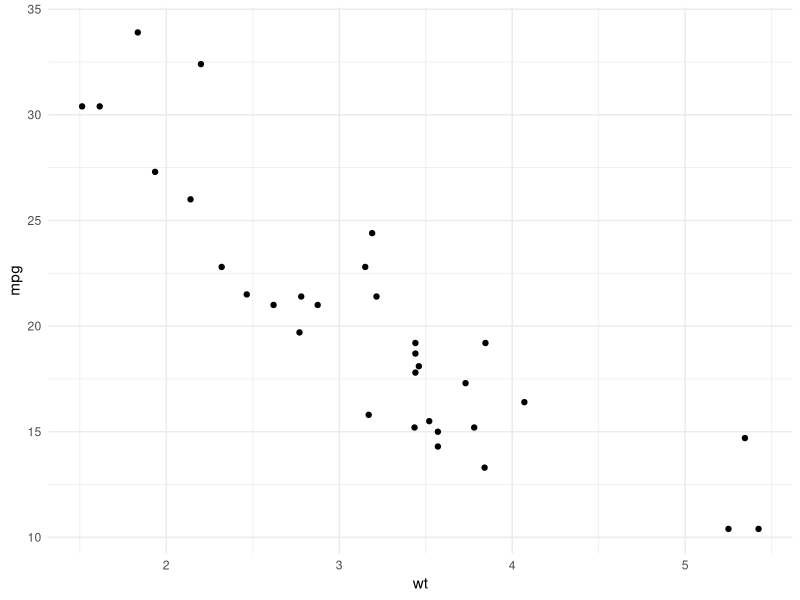
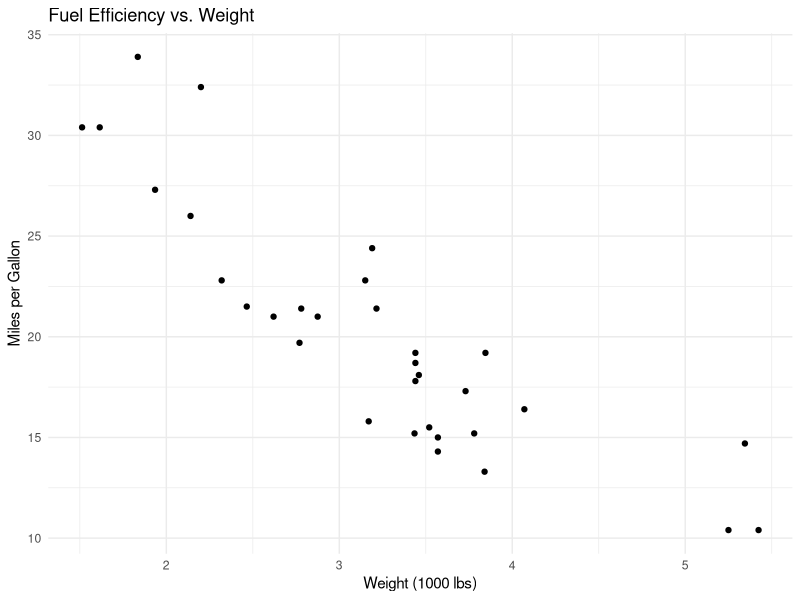
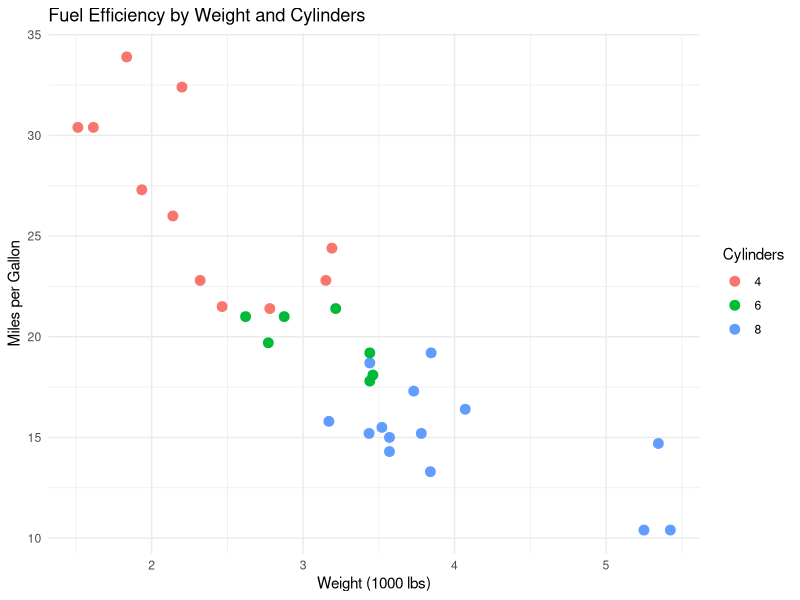
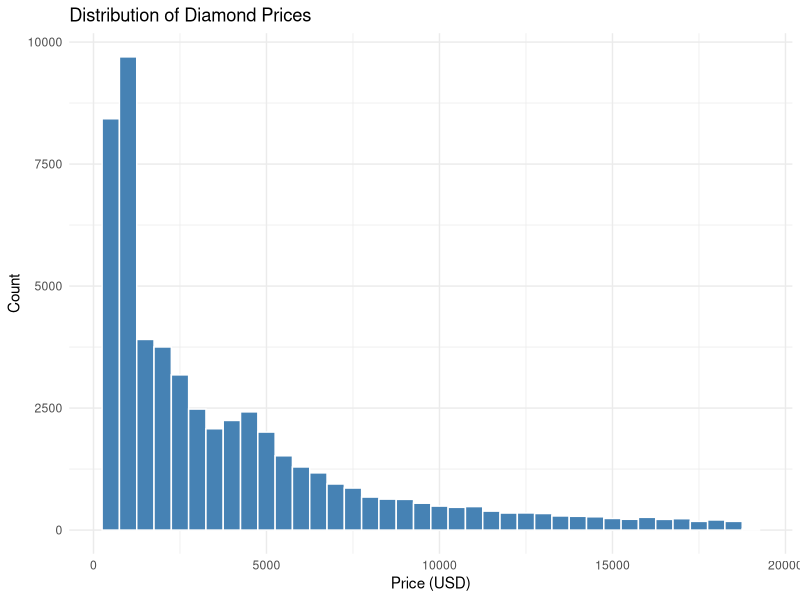
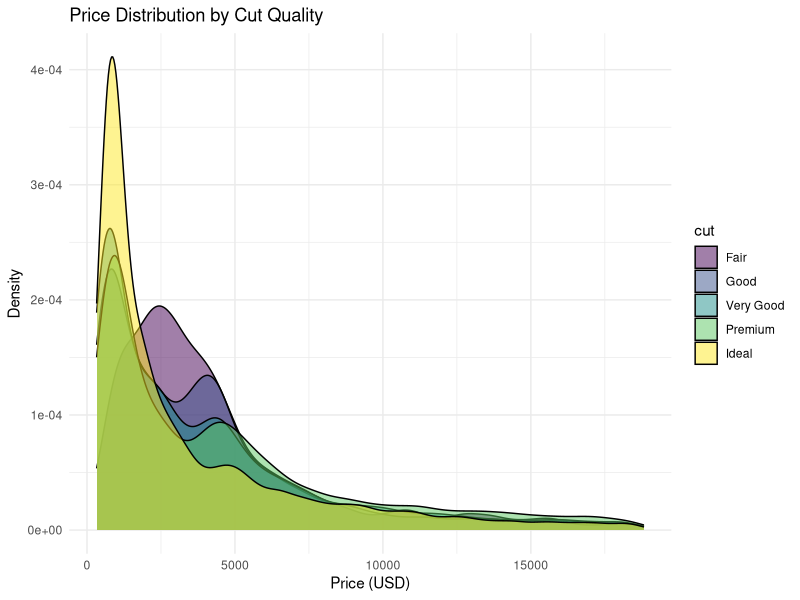
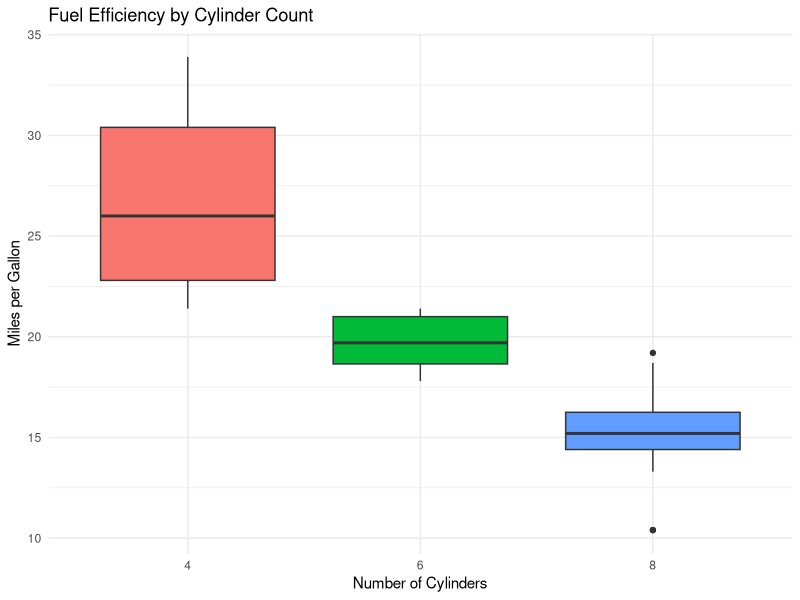
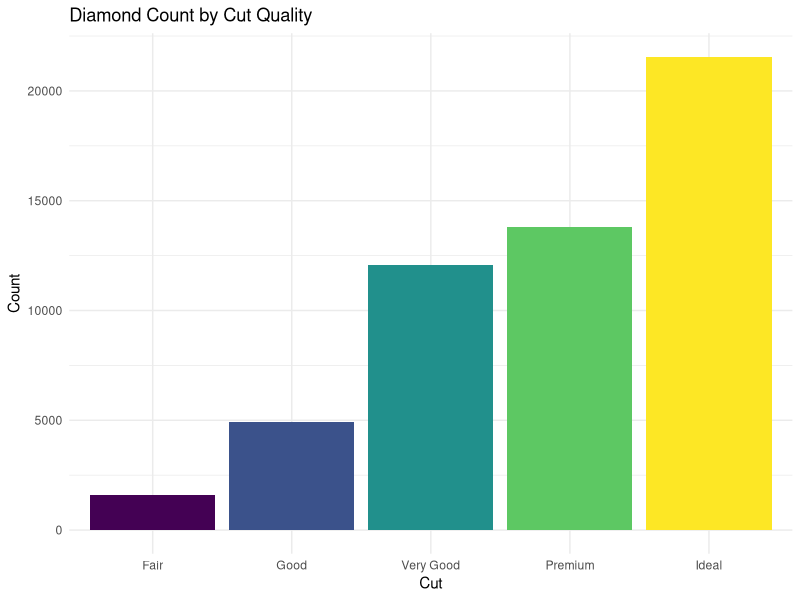
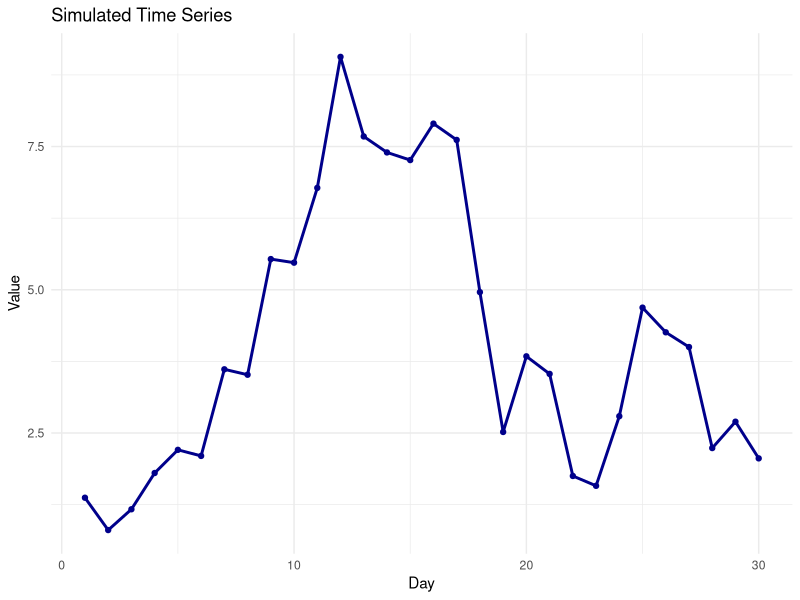

Write the R code that produced these figures, in order.
## ---- chunk 1
#| label: setup
#| include: false
library(tidyverse)
library(dslabs)
theme_set(theme_minimal())
## ---- chunk 2
#| label: basic-ggplot

# Start with data and aesthetics
ggplot(data = mtcars, aes(x = wt, y = mpg)) +
  # Add a geometry layer
  geom_point()
## ---- chunk 3
#| label: fig-scatter
#| fig-cap: "Relationship between car weight and fuel efficiency"

ggplot(mtcars, aes(x = wt, y = mpg)) +
  geom_point() +
  labs(
    title = "Fuel Efficiency vs. Weight",
    x = "Weight (1000 lbs)",
    y = "Miles per Gallon"
  )
## ---- chunk 4
#| label: fig-scatter-color
#| fig-cap: "Scatter plot with color representing cylinders"

ggplot(mtcars, aes(x = wt, y = mpg, color = factor(cyl))) +
  geom_point(size = 3) +
  labs(
    title = "Fuel Efficiency by Weight and Cylinders",
    x = "Weight (1000 lbs)",
    y = "Miles per Gallon",
    color = "Cylinders"
  )
## ---- chunk 5
#| label: fig-histogram
#| fig-cap: "Distribution of diamond prices"

ggplot(diamonds, aes(x = price)) +
  geom_histogram(binwidth = 500, fill = "steelblue", color = "white") +
  labs(
    title = "Distribution of Diamond Prices",
    x = "Price (USD)",
    y = "Count"
  )
## ---- chunk 6
#| label: fig-density
#| fig-cap: "Density plot comparing distributions by cut quality"

ggplot(diamonds, aes(x = price, fill = cut)) +
  geom_density(alpha = 0.5) +
  labs(
    title = "Price Distribution by Cut Quality",
    x = "Price (USD)",
    y = "Density"
  )
## ---- chunk 7
#| label: fig-boxplot
#| fig-cap: "Fuel efficiency by number of cylinders"

ggplot(mtcars, aes(x = factor(cyl), y = mpg, fill = factor(cyl))) +
  geom_boxplot(show.legend = FALSE) +
  labs(
    title = "Fuel Efficiency by Cylinder Count",
    x = "Number of Cylinders",
    y = "Miles per Gallon"
  )
## ---- chunk 8
#| label: fig-bar
#| fig-cap: "Count of diamonds by cut quality"

ggplot(diamonds, aes(x = cut, fill = cut)) +
  geom_bar(show.legend = FALSE) +
  labs(
    title = "Diamond Count by Cut Quality",
    x = "Cut",
    y = "Count"
  )
## ---- chunk 9
#| label: fig-line
#| fig-cap: "Example line plot"

# Create sample time series data
set.seed(42)
time_data <- tibble(
  day = 1:30,
  value = cumsum(rnorm(30))
)

ggplot(time_data, aes(x = day, y = value)) +
  geom_line(color = "darkblue", linewidth = 1) +
  geom_point(color = "darkblue") +
  labs(
    title = "Simulated Time Series",
    x = "Day",
    y = "Value"
  )
## ---- chunk 10
#| label: fig-combined
#| fig-cap: "Scatter plot with trend line"

ggplot(mtcars, aes(x = wt, y = mpg)) +
  geom_point(aes(color = factor(cyl)), size = 3) +
  geom_smooth(method = "lm", se = TRUE, color = "black") +
  labs(
    title = "Weight vs. MPG with Linear Trend",
    x = "Weight (1000 lbs)",
    y = "Miles per Gallon",
    color = "Cylinders"
  )
## ---- chunk 11
#| label: fig-facet-wrap
#| fig-cap: "MPG vs weight, faceted by cylinder count"

ggplot(mtcars, aes(x = wt, y = mpg)) +
  geom_point() +
  geom_smooth(method = "lm", se = FALSE) +
  facet_wrap(~cyl) +
  labs(
    title = "Fuel Efficiency by Weight (Panels by Cylinders)",
    x = "Weight (1000 lbs)",
    y = "Miles per Gallon"
  )
## ---- chunk 12
#| label: fig-facet-grid
#| fig-cap: "Two-dimensional faceting"

ggplot(mtcars, aes(x = wt, y = mpg)) +
  geom_point() +
  facet_grid(am ~ cyl, labeller = labeller(
    am = c("0" = "Automatic", "1" = "Manual"),
    cyl = c("4" = "4 cyl", "6" = "6 cyl", "8" = "8 cyl")
  )) +
  labs(
    title = "MPG by Weight, Transmission, and Cylinders",
    x = "Weight (1000 lbs)",
    y = "Miles per Gallon"
  )
## ---- chunk 13
#| label: fig-labels
#| fig-cap: "Plot with comprehensive labels"

ggplot(mtcars, aes(x = wt, y = mpg)) +
  geom_point() +
  labs(
    title = "Car Fuel Efficiency",
    subtitle = "Data from the 1974 Motor Trend magazine",
    x = "Weight (1000 lbs)",
    y = "Miles per Gallon",
    caption = "Source: mtcars dataset"
  )
## ---- chunk 14
#| label: fig-themes
#| fig-cap: "Comparison of ggplot2 themes"
#| fig-height: 8

library(patchwork)

p <- ggplot(mtcars, aes(x = wt, y = mpg)) +
  geom_point() +
  labs(title = "")

p1 <- p + theme_gray() + labs(title = "theme_gray (default)")
p2 <- p + theme_minimal() + labs(title = "theme_minimal")
p3 <- p + theme_classic() + labs(title = "theme_classic")
p4 <- p + theme_bw() + labs(title = "theme_bw")

(p1 + p2) / (p3 + p4)
## ---- chunk 15
#| label: fig-colors
#| fig-cap: "Custom color palette"

ggplot(mtcars, aes(x = wt, y = mpg, color = factor(cyl))) +
  geom_point(size = 3) +
  scale_color_brewer(palette = "Set1") +
  labs(
    title = "Using Color Brewer Palette",
    color = "Cylinders"
  ) +
  theme_minimal()
## ---- chunk 16
#| label: fig-show-data
#| fig-cap: "Showing raw data with summary statistics"

ggplot(mtcars, aes(x = factor(cyl), y = mpg)) +
  geom_boxplot(outlier.shape = NA, fill = "lightblue") +
  geom_jitter(width = 0.2, alpha = 0.5) +
  labs(
    title = "Show the Data, Not Just the Summary",
    x = "Cylinders",
    y = "MPG"
  )
## ---- chunk 17
#| label: fig-bar-vs-pie
#| fig-cap: "Bar chart provides clearer comparison than a pie chart would"

# Create summary data
cut_summary <- diamonds |>
  count(cut) |>
  mutate(pct = n / sum(n) * 100)

ggplot(cut_summary, aes(x = reorder(cut, pct), y = pct, fill = cut)) +
  geom_col(show.legend = FALSE) +
  coord_flip() +
  labs(
    title = "Diamond Distribution by Cut",
    x = "Cut Quality",
    y = "Percentage"
  ) +
  theme_minimal()
## ---- chunk 18
#| label: fig-ordered
#| fig-cap: "Ordering categories by value aids comparison"

# Calculate mean mpg by manufacturer
mtcars_summary <- mtcars |>
  mutate(car = rownames(mtcars)) |>
  slice_head(n = 10) |>
  mutate(car = reorder(car, mpg))

ggplot(mtcars_summary, aes(x = car, y = mpg)) +
  geom_col(fill = "steelblue") +
  coord_flip() +
  labs(
    title = "Fuel Efficiency by Car (Ordered)",
    x = NULL,
    y = "Miles per Gallon"
  )
## ---- chunk 19
#| label: fig-include-zero
#| fig-cap: "Bar charts should include zero to show true proportions"

# Example data
sales <- tibble(
  quarter = c("Q1", "Q2", "Q3", "Q4"),
  revenue = c(100, 105, 110, 108)
)

ggplot(sales, aes(x = quarter, y = revenue)) +
  geom_col(fill = "coral") +
  labs(
    title = "Quarterly Revenue (Starting at Zero)",
    x = "Quarter",
    y = "Revenue"
  ) +
  theme_minimal()
## ---- chunk 20
#| label: fig-colorblind
#| fig-cap: "Colorblind-friendly palette"

# Colorblind-friendly colors
cb_palette <- c("#E69F00", "#56B4E9", "#009E73", "#F0E442",
                "#0072B2", "#D55E00", "#CC79A7")

ggplot(mtcars, aes(x = wt, y = mpg, color = factor(cyl))) +
  geom_point(size = 3) +
  scale_color_manual(values = cb_palette) +
  labs(
    title = "Using a Colorblind-Friendly Palette",
    color = "Cylinders"
  ) +
  theme_minimal()
## ---- chunk 21
#| label: fig-distributions
#| fig-cap: "Comparing distributions with density plots"

ggplot(iris, aes(x = Sepal.Length, fill = Species)) +
  geom_density(alpha = 0.6) +
  scale_fill_brewer(palette = "Set2") +
  labs(
    title = "Sepal Length Distribution by Species",
    x = "Sepal Length (cm)",
    y = "Density"
  ) +
  theme_minimal()
## ---- chunk 22
#| label: fig-slope
#| fig-cap: "Slope chart showing change over time"

# Sample before-after data
change_data <- tibble(
  subject = rep(LETTERS[1:5], 2),
  time = rep(c("Before", "After"), each = 5),
  value = c(10, 12, 8, 15, 11, 14, 15, 11, 18, 13)
)

ggplot(change_data, aes(x = time, y = value, group = subject)) +
  geom_line(aes(color = subject), linewidth = 1) +
  geom_point(aes(color = subject), size = 3) +
  labs(
    title = "Before-After Comparison",
    x = NULL,
    y = "Value"
  ) +
  theme_minimal()
